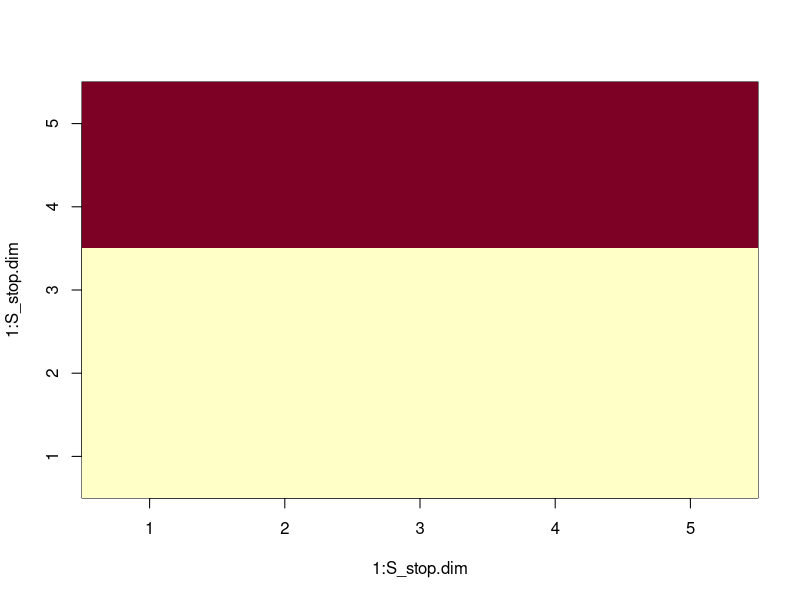

This figure's R source: (Note: this script raises an error after producing the figure.)

# Example 1 (5x5 grid with delta = 1):

S_stop <- c(1, 1, 1, 1, 1, 1, 1, 1, 1, 1, 0, 0, 0, 0, 0, 0, 0, 0, 0, 0, 0, 0, 0, 0, 0)

S_stop.dim <- sqrt(length(S_stop))

S_stop.mtrx <- matrix(S_stop, c(S_stop.dim, S_stop.dim), byrow = TRUE)

S_stop.image <- image(1:S_stop.dim, 1:S_stop.dim, t(S_stop.mtrx[S_stop.dim:1, ]))

delta <- 1

system.time(S_start_seq <- aggregated_solve_S_start(S_stop, delta))

S_start.mtrx <- matrix(S_start_seq[[1]][["value"]], c(S_stop.dim, S_stop.dim), byrow = TRUE)

S_start.image <- image(1:S_stop.dim, 1:S_stop.dim, t(S_start.mtrx[S_stop.dim:1, ]))

# Example 2 (4x4 grid with delta = 5):

S_stop <- c(1, 0, 1, 0, 0, 0, 1, 1, 1, 1, 0, 1, 0, 0, 1, 0)

S_stop.dim <- sqrt(length(S_stop))

S_stop.mtrx <- matrix(S_stop, c(S_stop.dim, S_stop.dim), byrow = TRUE)

S_stop.image <- image(1:S_stop.dim, 1:S_stop.dim, t(S_stop.mtrx[S_stop.dim:1, ]))

delta <- 5

system.time(S_start_seq <- aggregated_solve_S_start(S_stop, delta))

for(j in 1:delta){
  S_start.mtrx <- matrix(S_start_seq[[j]][["value"]], c(S_stop.dim, S_stop.dim), byrow = TRUE)
  S_start.image <- image(1:S_stop.dim, 1:S_stop.dim, t(S_start.mtrx[S_stop.dim:1, ]))
}

# Example 3 (25x25 grid with delta = 3):

S_stop <- c(0, 0, 0, 0, 0, 0, 0, 0, 0, 0, 0, 0, 0, 0, 0, 0, 0, 0, 0, 0, 0, 0, 0, 0, 0,
            0, 0, 0, 0, 0, 0, 0, 0, 0, 0, 0, 0, 0, 0, 0, 0, 0, 0, 0, 0, 0, 0, 0, 0, 0,
            0, 0, 0, 0, 0, 0, 0, 0, 0, 0, 0, 0, 0, 0, 0, 0, 0, 0, 0, 0, 0, 0, 0, 0, 0,
            0, 0, 0, 0, 0, 0, 0, 0, 0, 0, 0, 0, 1, 1, 0, 0, 0, 0, 0, 0, 0, 0, 0, 0, 0,
            0, 0, 0, 0, 0, 0, 0, 0, 0, 0, 0, 0, 1, 1, 0, 0, 0, 0, 0, 0, 0, 0, 0, 0, 0,
            0, 0, 0, 0, 0, 0, 0, 0, 0, 0, 0, 0, 0, 0, 0, 0, 0, 0, 0, 0, 0, 0, 0, 0, 0,
            0, 0, 0, 0, 0, 0, 0, 0, 0, 0, 0, 0, 0, 0, 0, 0, 0, 0, 0, 0, 0, 0, 0, 0, 0,
            0, 0, 0, 0, 0, 0, 0, 0, 0, 0, 0, 0, 0, 0, 0, 0, 0, 0, 0, 0, 0, 0, 0, 0, 0,
            0, 0, 0, 0, 0, 0, 0, 0, 0, 0, 0, 0, 0, 0, 0, 0, 0, 0, 0, 0, 0, 0, 0, 0, 0,
            0, 0, 0, 0, 0, 0, 0, 0, 0, 0, 0, 0, 0, 0, 0, 0, 0, 0, 0, 0, 0, 0, 0, 0, 0,
            0, 0, 0, 0, 0, 0, 0, 0, 0, 0, 0, 0, 0, 0, 0, 0, 0, 0, 0, 0, 0, 0, 0, 0, 0,
            0, 0, 0, 0, 0, 0, 0, 0, 0, 0, 0, 0, 0, 0, 0, 0, 0, 0, 0, 0, 0, 0, 0, 0, 0,
            0, 0, 0, 0, 0, 0, 0, 0, 0, 0, 0, 0, 0, 0, 0, 0, 0, 0, 0, 0, 0, 0, 0, 0, 0,
            0, 0, 0, 0, 0, 0, 0, 0, 0, 0, 0, 0, 0, 0, 0, 0, 0, 0, 0, 0, 0, 0, 0, 0, 0,
            0, 0, 0, 0, 0, 0, 0, 0, 0, 0, 0, 0, 0, 0, 0, 0, 0, 0, 0, 0, 0, 0, 0, 0, 0,
            0, 0, 0, 0, 0, 0, 0, 0, 0, 0, 0, 0, 0, 0, 0, 0, 0, 0, 0, 0, 0, 0, 0, 0, 0,
            0, 0, 0, 0, 0, 0, 0, 0, 0, 0, 0, 0, 0, 0, 0, 0, 0, 0, 0, 0, 0, 0, 0, 0, 0,
            0, 0, 0, 0, 0, 0, 0, 0, 0, 0, 0, 0, 0, 0, 0, 0, 0, 0, 0, 0, 0, 0, 0, 0, 0,
            0, 0, 0, 0, 0, 0, 0, 0, 0, 0, 0, 0, 0, 0, 0, 0, 0, 0, 0, 0, 0, 0, 0, 0, 0,
            0, 0, 0, 0, 0, 0, 0, 0, 0, 0, 0, 0, 0, 0, 0, 0, 0, 0, 0, 0, 0, 0, 0, 0, 0,
            0, 0, 0, 0, 0, 0, 0, 0, 0, 0, 0, 0, 0, 0, 0, 0, 0, 0, 0, 0, 0, 0, 0, 0, 0,
            0, 0, 0, 0, 0, 0, 0, 0, 0, 0, 0, 0, 0, 0, 0, 0, 0, 0, 0, 0, 0, 0, 0, 0, 0,
            0, 0, 0, 0, 0, 0, 0, 0, 0, 0, 0, 0, 0, 0, 0, 0, 0, 0, 0, 0, 0, 0, 0, 0, 0,
            0, 0, 0, 0, 0, 0, 0, 0, 0, 0, 0, 0, 0, 0, 0, 0, 0, 0, 0, 0, 0, 0, 0, 0, 0,
            0, 0, 0, 0, 0, 0, 0, 0, 0, 0, 0, 0, 0, 0, 0, 0, 0, 0, 0, 0, 0, 0, 0, 0, 0)

S_stop.dim <- sqrt(length(S_stop))

S_stop.mtrx <- matrix(S_stop, c(S_stop.dim, S_stop.dim), byrow = TRUE)

S_stop.image <- image(1:S_stop.dim, 1:S_stop.dim, t(S_stop.mtrx[S_stop.dim:1, ]))

delta <- 3

system.time(S_start_seq <- aggregated_solve_S_start(S_stop, delta))

for(j in 1:delta){
  S_start.mtrx <- matrix(S_start_seq[[j]][["value"]], c(S_stop.dim, S_stop.dim), byrow = TRUE)
  S_start.image <- image(1:S_stop.dim, 1:S_stop.dim, t(S_start.mtrx[S_stop.dim:1, ]))
}

stopCluster(reverse_GoL_cluster)

rm(S_start.mtrx, S_stop.mtrx, delta, j, S_start.image, S_stop, S_stop.dim, S_stop.image, reverse_GoL_cluster)
